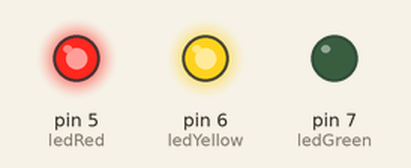
This sketch was run on a simulated Arduino Uno, built with avr-gcc and run on an emulated ATmega328P. Shown: output pins drawn as LEDs (lit = HIGH).

Above: at 0.12 s.
At 1.37 s:
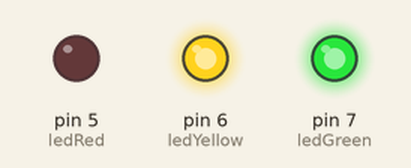
At 2.62 s:
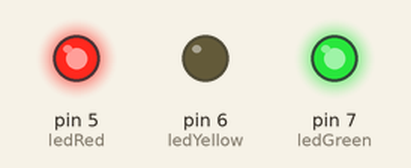
Timing chart, 0 to 3.0 s (numbered marks = the images above):
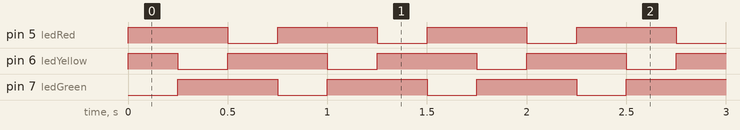

Measured:
- by itself, pin 5 (ledRed), pin 6 (ledYellow), pin 7 (ledGreen): alternates HIGH for 0.50 s and LOW for 0.25 s
- by itself, everything shown: repeats every 0.75 s, in 3 steps

The sketch:

Lab1.ino
```cpp
/* Lab1
 *
 * Jean-Luc Major
 * ECET 130-2, Fall 2016
 *
 * This program will have 3 LED's turn on and off from left to right at a rate of 250mS.
 * LED's are wired using a single 5V line from the Arduino Uno to the 3 Resistors parallel,
 * then to LEDs then to ground.
 */

 // Pin 7 wired to Green LED, Pin 6 to Red, and 5 to Yellow
 int ledGreen = 7;
 int ledYellow = 6;
 int ledRed = 5;

// setup will run once
void setup() {
  pinMode(ledGreen, OUTPUT);
  pinMode(ledRed, OUTPUT);
  pinMode(ledYellow, OUTPUT);

  // starts the LED's with HIGH, ensureing that they are off when program starts
  digitalWrite(ledGreen, HIGH);
  digitalWrite(ledYellow, HIGH);
  digitalWrite(ledRed, HIGH);
}

// the loop routine will run an infinite amount of times
void loop() {
  digitalWrite(ledGreen, LOW);   // turn Green on unsing high volt
  delay(250);                     // wait 1/4 second
  digitalWrite(ledGreen, HIGH);    // turn Green off

  digitalWrite(ledYellow,LOW);      // red on
  delay(250);                     // wait 1/4 second
  digitalWrite(ledYellow, HIGH);      // red off

  digitalWrite(ledRed, LOW);  // yellow on
  delay(250);                     // wait 1/4 second
  digitalWrite(ledRed, HIGH);   // yellow off
}
```
